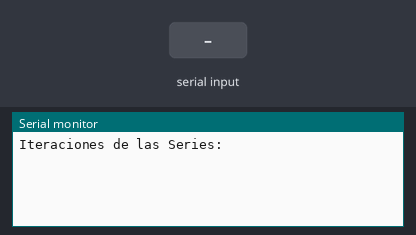
Bench run of a sketch on a simulated Arduino Uno, built with avr-gcc and run on an emulated ATmega328P. Parts: the last lines printed to the serial monitor. The inputs (shaded band) are chosen by the test bench.

Above: at 1.2 s.
1.3 s: "90,45\n" received over Serial
At 2.3 s:
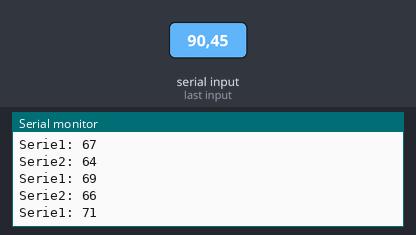
2.9 s: "30,150\n" received over Serial
At 4.3 s:
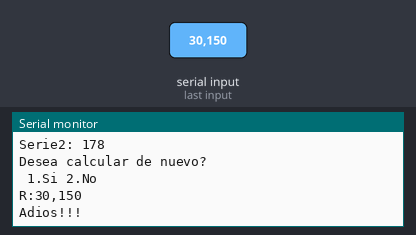
Timing chart, 0 to 5.9 s (numbered marks = the images above; inputs shaded):
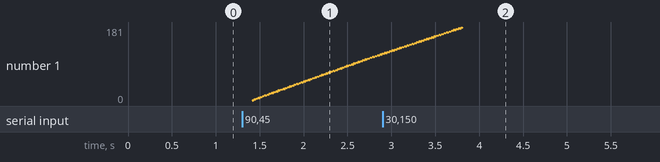

Measured:
- after the input at 1.3 s, the serial monitor: prints a new line after 0.11 s (image 1)

The sketch:

Prog_09_2Sucesiones.ino
```cpp
enum edos {pedirN,setN,defS1,defS2,repetir,finalizado};
int estado;
int i,n,s1,s2;
String temp;

void setup() {
  // put your setup code here, to run once:
  Serial.begin(9600);
  Serial.setTimeout(100);
}

void loop() {
  // put your main code here, to run repeatedly:
  switch(estado){
    case pedirN:
      Serial.print("\nIteraciones de las Series: ");
      estado = setN;
      i=1;
      break;
    case setN:
      if(Serial.available()>0){
        temp = Serial.readString();
        Serial.print(temp+"\n");
        n = temp.toInt();
        estado = defS1;
      }
      break;
    case defS1:
      //Establecer la Sucesion Objetivo 1
      s1 = 2*i+1;
      Serial.println("Serie1: "+String(s1));
      estado = defS2;
      break;
    case defS2:
      s2 = (i-1)*2;
      Serial.println("Serie2: "+String(s2)+"\n");
      i++;
      if(i>n) {
        estado = repetir;
        Serial.print("Desea calcular de nuevo? \n 1.Si 2.No \nR:");
      }
      else estado = defS1;
      break;
    case repetir:
      if(Serial.available()>0){
        temp = Serial.readString();
        Serial.print(temp+"\n");
        i = temp.toInt();
        if(i==1) estado = pedirN;
        else {
          Serial.println("Adios!!!");
          estado = finalizado;
        }
      }
      break;
  }
}
```
